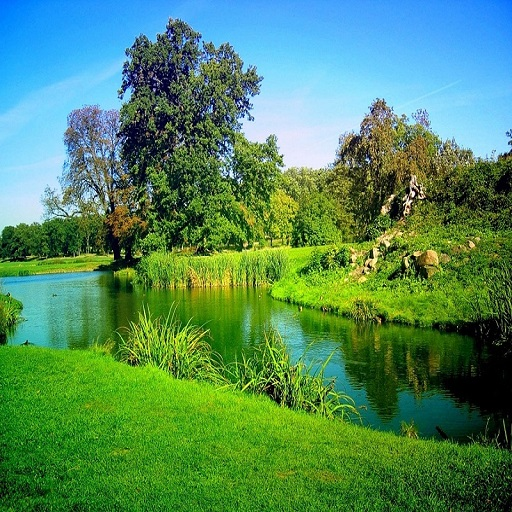
#> input picture SKCT-RC_6/pic1.jpg, 512 x 512 px
$ python main5.py
#> lines starting #> are read from the running program, lines starting #| are printed output that depends on the picture
import cv2
import numpy as np
import random
import numpy as np
import matplotlib.pyplot as plt
import os
from scipy.linalg import hadamard

def key_schedule(key):
    w = 32
    r = 20
    P = 0xB7E15163
    Q = 0x9E3779B9

    key_words = [int.from_bytes(key[i:i+4], byteorder='big') for i in range(0, len(key), 4)]
    S = [(P + (i * Q)) & 0xFFFFFFFF for i in range(2 * r + 4)]

    A = B = i = j = 0

    v = 3 * max(len(S), len(key_words))

    for _ in range(v):
        A = S[i] = rol((S[i] + A + B) & 0xFFFFFFFF, 3)
        B = key_words[j] = rol((key_words[j] + A + B) & 0xFFFFFFFF, (A + B) & 0x1F)
        i = (i + 1) % len(S)
        j = (j + 1) % len(key_words)

    return S

def rol(x, y):
    y = y % 32  # Ensure shift count is within valid range
    return ((x << y) | (x >> (32 - y))) & 0xFFFFFFFF

def ror(x, y):
    y = y % 32  # Ensure shift count is within valid range
    return ((x >> y) | (x << (32 - y))) & 0xFFFFFFFF

def encrypt_block(block, round_keys, r):
    A = int.from_bytes(block[:4], byteorder='big')
    B = int.from_bytes(block[4:], byteorder='big')

    A = (A + round_keys[0]) & 0xFFFFFFFF
    B = (B + round_keys[1]) & 0xFFFFFFFF

    for i in range(1, r + 1):
        A = (rol((A ^ B), B) + round_keys[2*i]) & 0xFFFFFFFF
        B = (rol((B ^ A), A) + round_keys[2*i + 1]) & 0xFFFFFFFF

    A = (A + round_keys[2*r + 2]) & 0xFFFFFFFF
    B = (B + round_keys[2*r + 3]) & 0xFFFFFFFF

    encrypted_block = A.to_bytes(4, byteorder='big') + B.to_bytes(4, byteorder='big')
    return encrypted_block

def decrypt_block(block, round_keys, r):
    A = int.from_bytes(block[:4], byteorder='big')
    B = int.from_bytes(block[4:], byteorder='big')

    B = (B - round_keys[2*r + 3]) & 0xFFFFFFFF
    A = (A - round_keys[2*r + 2]) & 0xFFFFFFFF

    for i in range(r, 0, -1):
        B = ror((B - round_keys[2*i + 1]) & 0xFFFFFFFF, A) ^ A
        A = ror((A - round_keys[2*i]) & 0xFFFFFFFF, B) ^ B

    B = (B - round_keys[1]) & 0xFFFFFFFF
    A = (A - round_keys[0]) & 0xFFFFFFFF

    decrypted_block = A.to_bytes(4, byteorder='big') + B.to_bytes(4, byteorder='big')
    return decrypted_block

def pad_data(data, block_size):
    padding_len = block_size - len(data) % block_size
    padded_data = data + bytes([padding_len] * padding_len)
    return padded_data

def unpad_data(data):
    padding_len = data[-1]
    unpadded_data = data[:-padding_len]
    return unpadded_data

def encrypt_data(key, data):
    block_size = 8
    w = 16
    r = 20

    round_keys = key_schedule(key)
    encrypted_blocks = []
    padded_data = pad_data(data, block_size)

    for i in range(0, len(padded_data), block_size):
        block = padded_data[i:i+block_size]
        encrypted_block = encrypt_block(block, round_keys, r)
        encrypted_blocks.append(encrypted_block)

    encrypted_data = b''.join(encrypted_blocks)
    return encrypted_data

def decrypt_data(key, encrypted_data):
    block_size = 8
    w = 16
    r = 20

    round_keys = key_schedule(key)
    decrypted_blocks = []

    for i in range(0, len(encrypted_data), block_size):
        block = encrypted_data[i:i+block_size]
        decrypted_block = decrypt_block(block, round_keys, r)
        decrypted_blocks.append(decrypted_block)

    decrypted_data = b''.join(decrypted_blocks)
    unpadded_data = unpad_data(decrypted_data)
    return unpadded_data

import tkinter as tk
from tkinter import filedialog
# Encryption function
def encrypt():

    # img1 and img2 are the
    # two input images
    img1 = cv2.imread('pic1.jpg')
#> img1 is the input picture: shape (512, 512, 3); mean B, G, R 94.2, 137.5, 82
    img2 = cv2.imread('pic2.jpg')
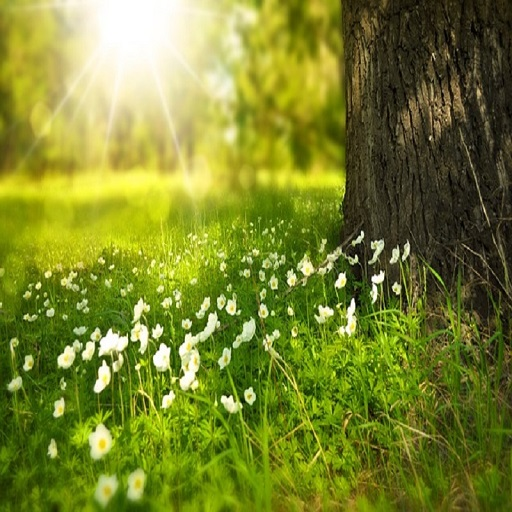
#> input picture SKCT-RC_6/pic2.jpg, 512 x 512 px
#> img2 is the input picture: shape (512, 512, 3); mean B, G, R 45, 132.1, 121.5

    # Load an image (you can replace 'image.jpg' with your image file)
    image = plt.imread('pic2.jpg')

    # Ensure the image is grayscale
    if len(image.shape) == 3:
        image = image.mean(axis=2)
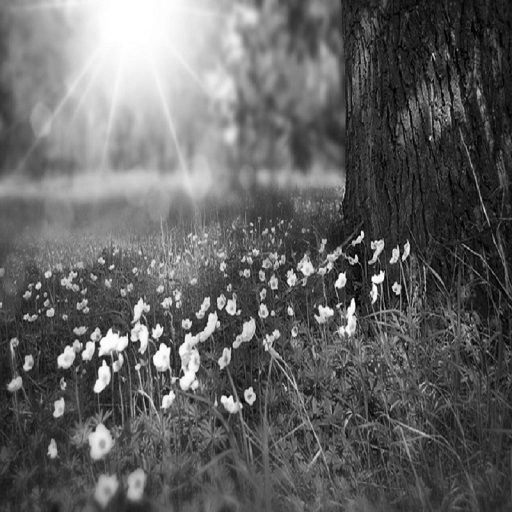
#> image: shape (512, 512) float64; min 0.333, max 255, mean 99.5

    # Perform the Hadamard Transform
    hadamard_matrix_size = image.shape[0]  # Assumes the image is square
#> hadamard_matrix_size = 512
    hadamard_matrix = hadamard(hadamard_matrix_size)
    transformed_image = np.dot(hadamard_matrix, np.dot(image, hadamard_matrix.T))
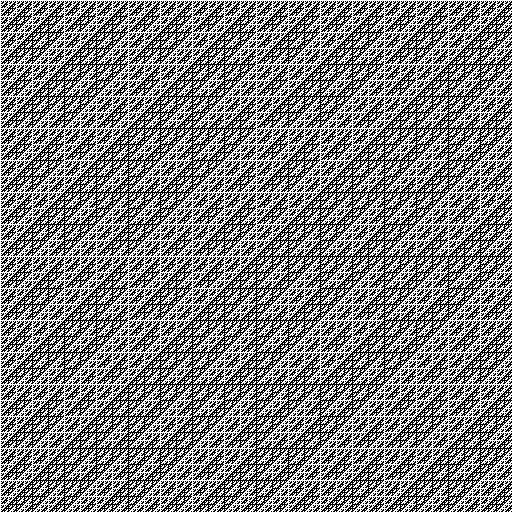
#> hadamard_matrix: shape (512, 512) int64; values -1 (black) and 1 (white), 50.1% white; black in thin lines or dots

    # Inverse Hadamard Transform (for reconstruction)
    reconstructed_image = np.dot(hadamard_matrix.T, np.dot(transformed_image, hadamard_matrix))
    # Normalize pixel values to [0, 255]
    reconstructed_image = (reconstructed_image - np.min(reconstructed_image)) / (np.max(reconstructed_image) - np.min(reconstructed_image)) * 255
    # Convert to uint8 data type (required for cv2.imwrite)
    reconstructed_image = reconstructed_image.astype(np.uint8)
    cv2.imwrite("dht.jpg",reconstructed_image)

    # Display the original and transformed images
    plt.figure(figsize=(10, 5))
    plt.subplot(131)
    plt.title('Original Image')
    plt.imshow(image, cmap='gray')

    plt.subplot(132)
    plt.title('Transformed Image')
    plt.imshow(transformed_image, cmap='gray')

    plt.subplot(133)
    plt.title('Reconstructed Image')
    plt.imshow(reconstructed_image, cmap='gray')

    plt.show()
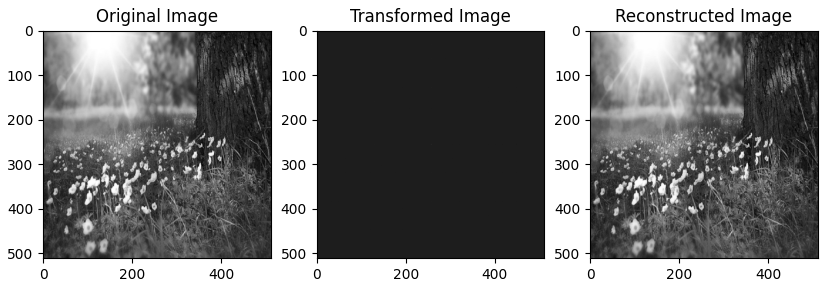
#> figure drawn by matplotlib, 3 panels
    img2 = cv2.imread('dht.jpg')
#> img2: shape (512, 512, 3); min 0, max 255, mean 98.9
    for i in range(img2.shape[0]):
        for j in range(img2.shape[1]):
            for l in range(3):

                # v1 and v2 are 8-bit pixel values
                # of img1 and img2 respectively
                v1 = format(img1[i][j][l], '08b')
                v2 = format(img2[i][j][l], '08b')

                # Taking 4 MSBs of each image
                v3 = v1[:4] + v2[:4]

                img1[i][j][l]= int(v3, 2)

    cv2.imwrite('pic3in2.png', img1)
    with open('pic3in2.png', 'rb') as f:
        image_data = f.read()
    key = b'0000000000000000'


    encrypted_data = encrypt_data(key, image_data)
    print("Encrypted Data Length:", len(encrypted_data))
    print("Encrypted Data (Hex):", encrypted_data.hex())
    with open('encrypted_image.enc', 'wb') as f:
        f.write(encrypted_data)


# Driver's code
encrypt()
